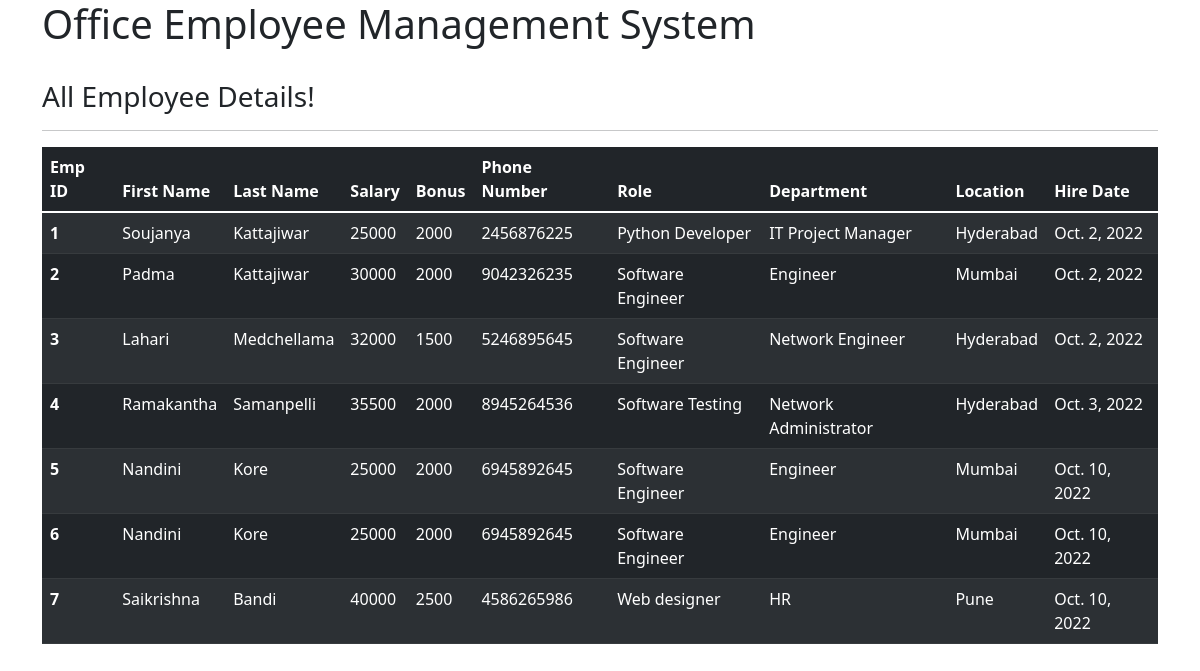
The app's page /all_employee with its own data.
### Myapp/models.py (models this page shows, shortened)
class Employee(models.Model):
    first_name=models.CharField(max_length=100,null=False)
    last_name=models.CharField(max_length=100)
    dept=models.ForeignKey(Department, on_delete=models.CASCADE)
    salary=models.IntegerField(default=0)
    bonus=models.IntegerField(default=0)
    role=models.ForeignKey(Role, on_delete=models.CASCADE)
    phone=models.IntegerField(default=0)
    hire_date=models.DateField()
    class Meta:
        db_table = 'employee'

class Role(models.Model):
    name=models.CharField(max_length=100,null=False)
    class Meta:
        db_table = "role"

class Department(models.Model):
    name=models.CharField(max_length=100,null=False)
    location=models.CharField(max_length=100)
    class Meta:
        db_table = "department"

### Myapp/views.py (the view)
# urls.py: path('all_employee',views.all_employee,name='all_employee'),
def all_employee(request):
    emp=Employee.objects.all()
    context={'emps':emp}
    return render(request,'all_employee.html',context)

### Myapp/templates/all_employee.html (shortened to what this page needs)
<!doctype html>
<html lang="en">
  <head>
    <link href="https://cdn.jsdelivr.net/npm/bootstrap@5.1.3/dist/css/bootstrap.min.css" rel="stylesheet">
  </head>
  <body>
  <div class="container">
    <h1>Office Employee Management System</h1>
    <br>
    <h3>All Employee Details!</h3>
      <hr>
      <table class="table table-dark table-striped">
  <thead>
    <tr>
      <th scope="col">Emp ID</th>
      <th scope="col">First Name</th>
      <th scope="col">Last Name</th>
      <th scope="col">Salary</th>
       <th scope="col">Bonus</th>
       <th scope="col">Phone Number</th>
       <th scope="col">Role</th>
       <th scope="col">Department</th>
       <th scope="col">Location</th>
       <th scope="col">Hire Date</th>
    </tr>
  </thead>
  <tbody>
  {% for emp in emps %}
    <tr>
      <th scope="row">{{emp.id}}</th>
      <td>{{emp.first_name}}</td>
      <td>{{emp.last_name}}</td>
      <td>{{emp.salary}}</td>
      <td>{{emp.bonus}}</td>
      <td>{{emp.phone}}</td>
      <td>{{emp.role.name}}</td>
      <td>{{emp.dept.name}}</td>
      <td>{{emp.dept.location}}</td>
      <td>{{emp.hire_date}}</td>
    </tr>
{% endfor %}
  </tbody>
</table>
  </div>
  </body>
</html>

### records on screen
Employee: id "1", first_name "Soujanya", last_name "Kattajiwar", salary "25000", bonus "2000", phone "2456876225", role.name "Python Developer", dept.name "IT Project Manager", dept.location "Hyderabad", hire_date "Oct. 2, 2022"
Employee: id "2", first_name "Padma", last_name "Kattajiwar", salary "30000", bonus "2000", phone "9042326235", role.name "Software Engineer", dept.name "Engineer", dept.location "Mumbai", hire_date "Oct. 2, 2022"
Employee: id "3", first_name "Lahari", last_name "Medchellama", salary "32000", bonus "1500", phone "5246895645", role.name "Software Engineer", dept.name "Network Engineer", dept.location "Hyderabad", hire_date "Oct. 2, 2022"
Employee: id "4", first_name "Ramakantha", last_name "Samanpelli", salary "35500", bonus "2000", phone "8945264536", role.name "Software Testing", dept.name "Network Administrator", dept.location "Hyderabad", hire_date "Oct. 3, 2022"
Employee: id "5", first_name "Nandini", last_name "Kore", salary "25000", bonus "2000", phone "6945892645", role.name "Software Engineer", dept.name "Engineer", dept.location "Mumbai", hire_date "Oct. 10, 2022"
Employee: id "6", first_name "Nandini", last_name "Kore", salary "25000", bonus "2000", phone "6945892645", role.name "Software Engineer", dept.name "Engineer", dept.location "Mumbai", hire_date "Oct. 10, 2022"
Employee: id "7", first_name "Saikrishna", last_name "Bandi", salary "40000", bonus "2500", phone "4586265986", role.name "Web designer", dept.name "HR", dept.location "Pune", hire_date "Oct. 10, 2022"
